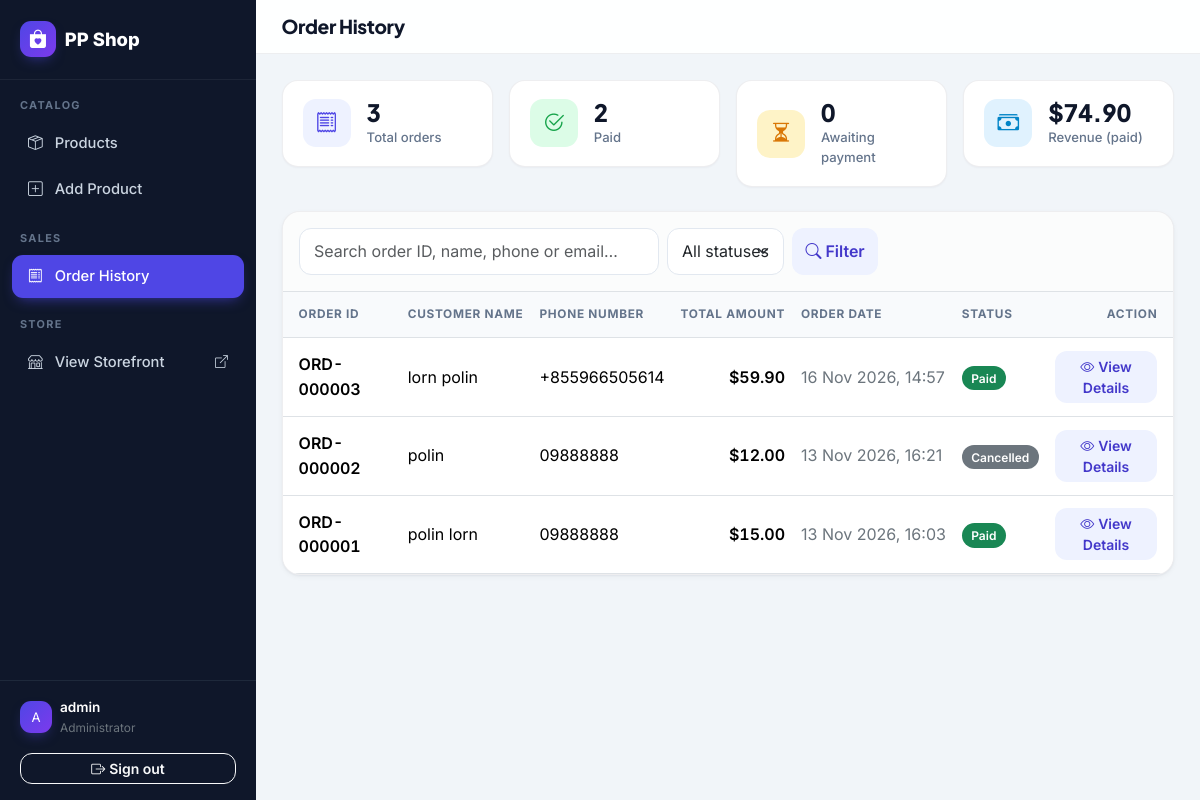
Page /admin/orders (signed in) on the committed database.
### models/order.py (models this page shows, shortened)
class Order(db.Model):
    __tablename__ = "orders"
    STATUS_PENDING = "PENDING"      # waiting for KHQR payment
    STATUS_PAID = "PAID"            # payment received / confirmed
    STATUS_CANCELLED = "CANCELLED"  # cancelled by customer or admin
    STATUSES = (STATUS_PENDING, STATUS_PAID, STATUS_CANCELLED)
    id = db.Column(db.Integer, primary_key=True)
    public_id = db.Column(db.String(32), unique=True, nullable=False,
                          default=lambda: uuid.uuid4().hex, index=True)
    customer_name = db.Column(db.String(120), nullable=False)
    customer_email = db.Column(db.String(120), nullable=False)
    customer_phone = db.Column(db.String(30), nullable=False)
    shipping_address = db.Column(db.Text, nullable=False)
    total_amount = db.Column(db.Numeric(12, 2), nullable=False)
    currency = db.Column(db.String(3), nullable=False, default="USD")
    status = db.Column(db.String(10), nullable=False, default=STATUS_PENDING, index=True)
    khqr_string = db.Column(db.Text)
    khqr_md5 = db.Column(db.String(32), index=True)
    khqr_expires_at = db.Column(db.DateTime)
    payment_reference = db.Column(db.String(120))  # Bakong hash / note
    created_at = db.Column(db.DateTime, default=_utcnow, index=True)
    paid_at = db.Column(db.DateTime)
    items = db.relationship("OrderItem", back_populates="order",
                            cascade="all, delete-orphan", lazy="selectin")
    @property
    def code(self):
        return f"ORD-{self.id:06d}"
    @property
    def status_badge(self):
        return {
            self.STATUS_PAID: "success",
            self.STATUS_PENDING: "warning",
            self.STATUS_CANCELLED: "secondary",
        }.get(self.status, "secondary")

### admin/__init__.py (the view, shortened to what this page needs)
@admin_bp.route("/orders")
@admin_required
def order_list():
    page = request.args.get("page", 1, type=int)
    search = request.args.get("q", "", type=str).strip()
    status = request.args.get("status", "", type=str).upper()
    query = Order.query
    if status in Order.STATUSES:
        query = query.filter(Order.status == status)
    pagination = query.order_by(Order.created_at.desc(), Order.id.desc()).paginate(
        page=page, per_page=PER_PAGE, error_out=False)
    paid_total = db.session.query(db.func.coalesce(db.func.sum(Order.total_amount), 0)) \
        .filter(Order.status == Order.STATUS_PAID).scalar()
    stats = {
        "total": Order.query.count(),
        "paid": Order.query.filter_by(status=Order.STATUS_PAID).count(),
        "pending": Order.query.filter_by(status=Order.STATUS_PENDING).count(),
        "revenue": paid_total,
    }
    return render_template("admin/orders.html", pagination=pagination,
                           search=search, status=status, stats=stats)

### helpers/__init__.py (called while the page is built)
def admin_required(f):
    @functools.wraps(f)
    def decorated(*args, **kwargs):
        if "user_id" not in session:
            flash("Please sign in to access the admin area.", "warning")
            return redirect(url_for("admin.login", next=request.path))
        if session.get("role") != "ADMIN":
            abort(403)
        return f(*args, **kwargs)
    return decorated

def generate_csrf_token():
    token = session.get(CSRF_SESSION_KEY)
    if not token:
        token = secrets.token_urlsafe(32)
        session[CSRF_SESSION_KEY] = token
    return token

def register_csrf(app):
    app.jinja_env.globals["csrf_token"] = generate_csrf_token
    @app.before_request
    def _csrf_protect():
        if request.method in ("POST", "PUT", "PATCH", "DELETE"):
            sent = request.form.get("csrf_token") or request.headers.get("X-CSRF-Token")
            expected = session.get(CSRF_SESSION_KEY)
            if not sent or not expected or not secrets.compare_digest(sent, expected):
                abort(400, description="Your session expired or the form is invalid. Please try again.")

def register_template_filters(app):
    @app.template_filter("money")
    def money(value, currency=None):
        currency = (currency or app.config.get("CURRENCY", "USD")).upper()
        value = Decimal(str(value or 0))
        if currency == "KHR":
            return f"{value:,.0f} ៛"
        return f"${value:,.2f}"
    @app.template_filter("datetime")
    def fmt_datetime(value, fmt="%d %b %Y, %H:%M"):
        if not value:
            return "—"
        if value.tzinfo is None:  # SQLite returns naive UTC datetimes
            value = value.replace(tzinfo=timezone.utc)
        local = timezone(timedelta(hours=app.config.get("DISPLAY_UTC_OFFSET_HOURS", 7)))
        return value.astimezone(local).strftime(fmt)

### helpers/cart.py (called while the page is built)
def _raw():
    return session.get(CART_KEY, {})

def cart_count():
    return sum(_raw().values())

### templates/admin/orders.html (shortened to what this page needs)
{% extends "admin/base.html" %}
{% from "_macros.html" import pagination_nav %}
{% block page_title %}Order History{% endblock %}
{% block content %}
<div class="row g-3 mb-4">
  {% set cards = [
    ("Total orders", stats.total, "bi-receipt", "#eef2ff", "#4f46e5"),
    ("Paid", stats.paid, "bi-check2-circle", "#dcfce7", "#16a34a"),
    ("Awaiting payment", stats.pending, "bi-hourglass-split", "#fef3c7", "#d97706"),
    ("Revenue (paid)", stats.revenue | money, "bi-cash-stack", "#e0f2fe", "#0284c7"),
  ] %}
  {% for label, value, icon, bg, fg in cards %}
  <div class="col-6 col-xl-3">
    <div class="stat-card">
      <div class="stat-icon" style="background: {{ bg }}; color: {{ fg }}"><i class="bi {{ icon }}"></i></div>
      <div><div class="stat-value">{{ value }}</div><div class="stat-label">{{ label }}</div></div>
    </div>
  </div>
  {% endfor %}
</div>
<div class="surface overflow-hidden">
  <form class="d-flex flex-wrap gap-2 p-3 border-bottom bg-light bg-opacity-50" method="get">
    <input class="form-control" style="max-width: 360px" type="search" name="q" value="{{ search }}" placeholder="Search order ID, name, phone or email…">
    <select name="status" class="form-select" style="width: auto" onchange="this.form.submit()">
      <option value="">All statuses</option>
    </select>
    <button class="btn btn-soft" type="submit"><i class="bi bi-search me-1"></i>Filter</button>
  </form>
  <div class="table-responsive">
    <table class="table admin-table">
      <thead>
        <tr>
          <th class="ps-3">Order ID</th>
          <th>Customer Name</th>
          <th>Phone Number</th>
          <th class="text-end">Total Amount</th>
          <th>Order Date</th>
          <th>Status</th>
          <th class="text-end pe-3">Action</th>
        </tr>
      </thead>
      <tbody>
        {% for o in pagination.items %}
        <tr>
          <td class="ps-3 fw-semibold tabular-nums">{{ o.code }}</td>
          <td>{{ o.customer_name }}</td>
          <td>{{ o.customer_phone }}</td>
          <td class="text-end fw-semibold tabular-nums">{{ o.total_amount | money(o.currency) }}</td>
          <td class="text-nowrap text-secondary">{{ o.created_at | datetime }}</td>
          <td><span class="status-badge text-bg-{{ o.status_badge }}">{{ o.status | title }}</span></td>
          <td class="text-end pe-3">
            <a class="btn btn-sm btn-soft" href="{{ url_for('admin.order_detail', order_id=o.id) }}"><i class="bi bi-eye me-1"></i>View Details</a>
          </td>
        </tr>
        {% else %}
        <tr><td colspan="7" class="text-center text-secondary py-5">No orders yet.</td></tr>
        {% endfor %}
      </tbody>
    </table>
  </div>
</div>
{% endblock %}

### templates/admin/base.html (shortened to what this page needs)
<!DOCTYPE html>
<html lang="en">
<head>
  <link href="https://cdn.jsdelivr.net/npm/bootstrap@5.3.3/dist/css/bootstrap.min.css" rel="stylesheet">
  <link href="https://cdn.jsdelivr.net/npm/bootstrap-icons@1.11.3/font/bootstrap-icons.min.css" rel="stylesheet">
  <link rel="stylesheet" href="{{ url_for('static', filename='css/style.css') }}">
</head>
<body class="admin-body">
{% set ep = request.endpoint or '' %}
<div class="admin-shell">
  <aside class="admin-sidebar" id="adminSidebar">
    <a class="brand" href="{{ url_for('admin.product_list') }}">
      <span class="brand-mark"><i class="bi bi-bag-heart-fill"></i></span>{{ shop_name }}
    </a>
    <div class="nav-section">Catalog</div>
    <a class="nav-link {% if ep in ('admin.product_list', 'admin.product_edit') %}active{% endif %}" href="{{ url_for('admin.product_list') }}">
      <i class="bi bi-box-seam"></i> Products
    </a>
    <a class="nav-link {% if ep == 'admin.product_create' %}active{% endif %}" href="{{ url_for('admin.product_create') }}">
      <i class="bi bi-plus-square"></i> Add Product
    </a>
    <div class="nav-section">Sales</div>
    <a class="nav-link {% if ep.startswith('admin.order') %}active{% endif %}" href="{{ url_for('admin.order_list') }}">
      <i class="bi bi-receipt"></i> Order History
    </a>
    <div class="nav-section">Store</div>
    <a class="nav-link" href="{{ url_for('front.home') }}" target="_blank" rel="noopener">
      <i class="bi bi-shop"></i> View Storefront <i class="bi bi-box-arrow-up-right small ms-auto"></i>
    </a>
    <div class="sidebar-foot">
      <div class="d-flex align-items-center gap-2 mb-3">
        <span class="brand-mark m-0" style="width:32px;height:32px;font-size:.82rem">{{ (session.get('username') or '?')[0] | upper }}</span>
        <div>
          <div class="text-white fw-semibold">{{ session.get('username') }}</div>
          <div class="small text-secondary">Administrator</div>
        </div>
      </div>
      <form method="post" action="{{ url_for('admin.logout') }}">
        <button class="btn btn-sm btn-outline-light w-100" type="submit"><i class="bi bi-box-arrow-right me-1"></i>Sign out</button>
      </form>
    </div>
  </aside>
  <div class="admin-main">
    <header class="admin-topbar">
      <div class="d-flex align-items-center gap-2">
        <h1>{% block page_title %}Dashboard{% endblock %}</h1>
      </div>
    </header>
    <div class="admin-content">
      {% block content %}{% endblock %}
    </div>
  </div>
</div>
</body>
</html>

### rows in the picture
Order: code "ORD-000003", customer_name "lorn polin", customer_phone "+855966505614", total_amount "$59.90", created_at "16 Nov 2026, 14:57", status "Paid"
Order: code "ORD-000002", customer_name "polin", customer_phone "09888888", total_amount "$12.00", created_at "13 Nov 2026, 16:21", status "Cancelled"
Order: code "ORD-000001", customer_name "polin lorn", customer_phone "09888888", total_amount "$15.00", created_at "13 Nov 2026, 16:03", status "Paid"

### other values in the picture
{{ shop_name }} "PP Shop"
{{ (session.get('username') or '?')[0] | upper }} "A"
{{ session.get('username') }} "admin"
{{ value }} "3" "2" "0" "$74.90"
{{ label }} "Total orders" "Paid" "Awaiting payment" "Revenue (paid)"
